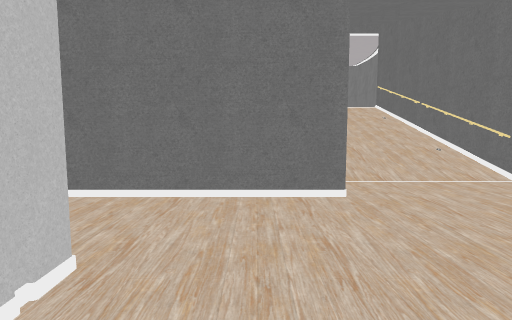
view 1 (above)

15 first-person views from a walk through a Unity game level. The camera is 1.2 m above the floor, tilts 6° down and sees 75° across. The floor is counted in squares, 1 m on a side. Each view is taken from the middle of a square. On the plan, view 1 faces up. The plan holds only what a view shows up to about 14 squares ahead; the rest is blank. The place goes on beyond the plan. The player is left out. Some surface patterns are stand-ins.

view 2
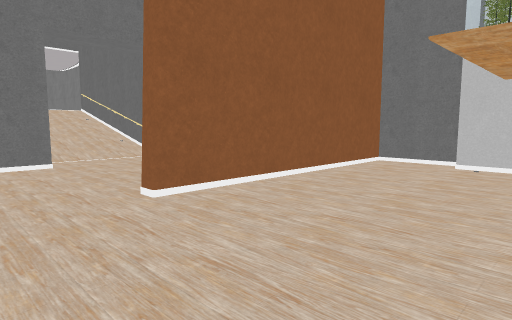

view 3
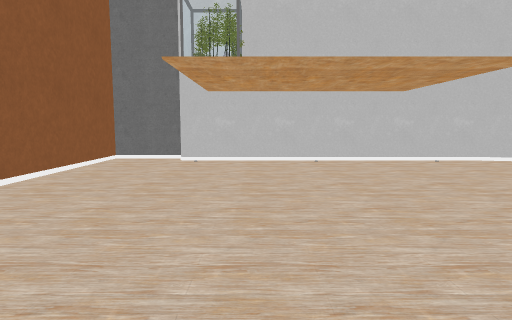

view 4
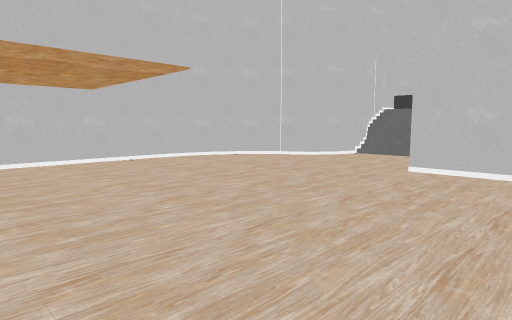

view 5
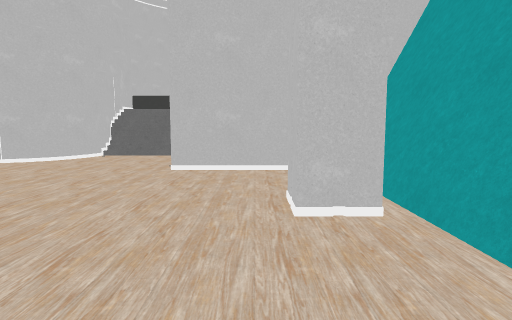

view 6
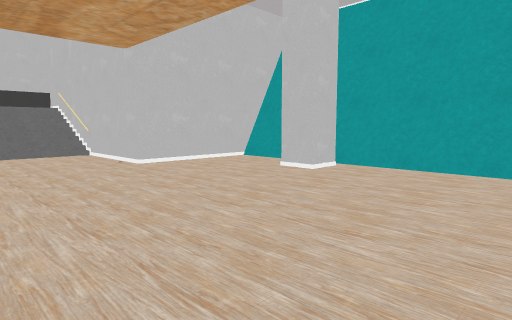

view 7
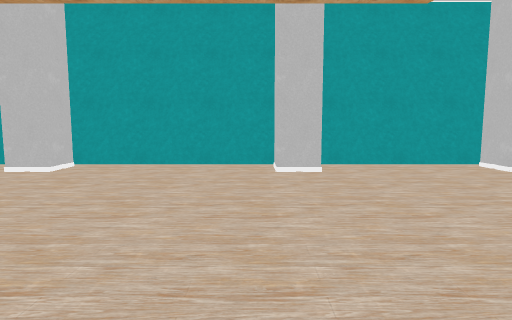

view 8
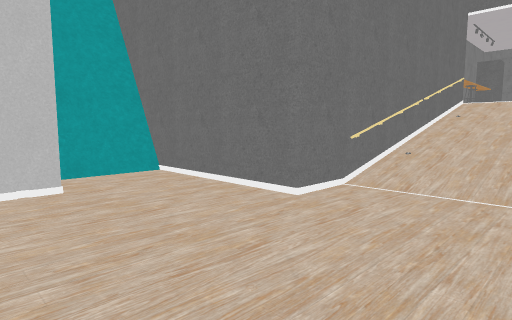

view 9
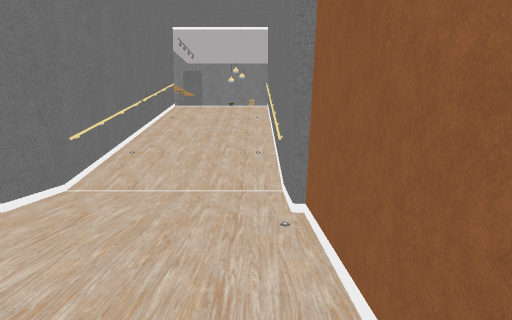

view 10
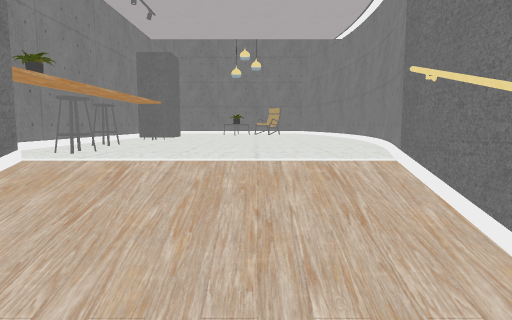

view 11
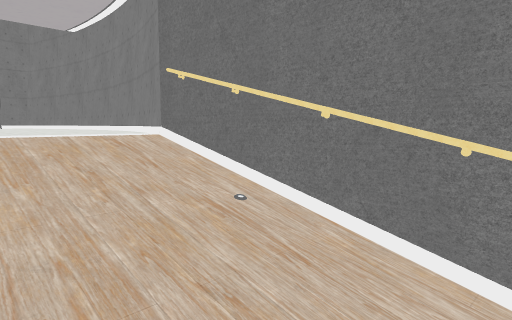

view 12
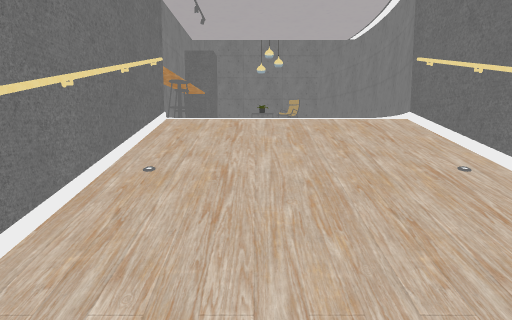

view 13
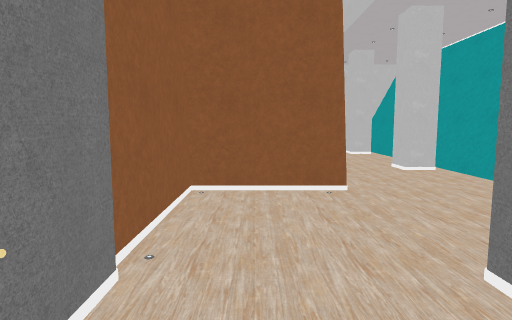

view 14
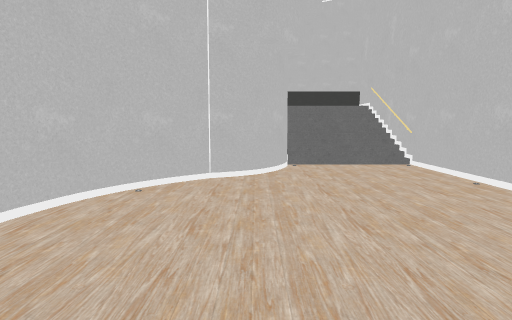

view 15
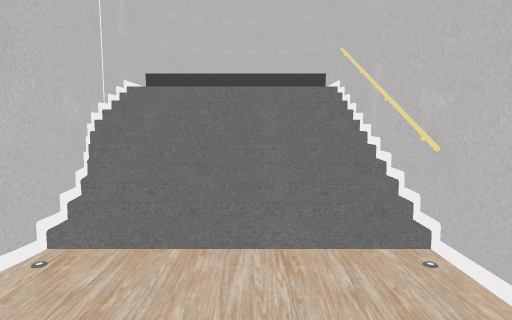

### Floor plan
Key: @ floor where view 1 was taken; # wall or solid block; . main floor; : floor 2 m higher than the main floor; / step, stairs or slope; = window, fence, low wall or low ledge; R railing; P pillar; S stool; C chair; T pot; O other object.
Columns run from 4 left of view 1 to 10 right of it. Each row starts with its distance up from view 1.
 27           #
 26           OO
 25        OCC#O
 24            O
 23      P     #
 22     #P     #
 21      S     O
 20      S     #
 19      O     #
 18     #S    ##
 17     #TS   #
 16      O::::O
 15      #////#
 14      #R//R#
 13      #R//R#
 12      #R//R#
 11      #////#
 10      #R//R#
  9      #R//R#
  8      #R//R#
  7      #....#
  6 #=####....#
  5 #=........#
  4 #=........#
  3 ##P.......#
  2 #PP.......#
  1 #=........#
  0 #=..@.#########
 -1 #=............#
 -2 #=............#
 -3 ##P..........##
 -4 #PP..........#
 -5 #=...........#
 -6 #=...........#
 -7 #=...........#
 -8 #=...........#
 -9 #=...........#
-10 ##P..........#
-11 #PP..........#
-12 #=...........#
-13 #=...........#
-14 #=...........#
-15 ######......##
-16      #......#
-17      #....###
-18      #...##
-19      #///#
-20      R///##
-21      R////#
-22      R    #
-23
-24          ##

Where each view was taken, in squares from view 1:
view 1: 0 up, 0 right, facing up
view 2: 5 down, 1 left, facing up-right
view 3: 5 down, 2 left, facing right
view 4: 6 down, 2 left, facing down-right
view 5: 6 down, 1 left, facing down
view 6: 5 down, 6 right, facing down-left
view 7: 5 down, 7 right, facing left
view 8: 1 up, 5 right, facing up-left
view 9: 1 up, 5 right, facing up
view 10: 12 up, 4 right, facing up
view 11: 11 up, 3 right, facing up-right
view 12: 10 up, 3 right, facing up
view 13: 9 up, 4 right, facing down
view 14: 9 down, 6 right, facing down
view 15: 16 down, 3 right, facing down
